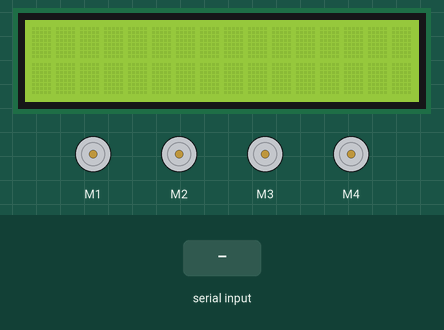
Recording of a sketch running on a simulated Arduino Uno, built with avr-gcc and run on an emulated ATmega328P. Parts: 16×2 character LCD, 4 × DC motor (green arrow = forward, orange = backward, longer = faster). The inputs (shaded band) are chosen by the test bench. What the sketch prints to the serial monitor is not drawn.

Above: at 1.2 s.
1.3 s: "*left#" received over Serial
At 3.7 s:
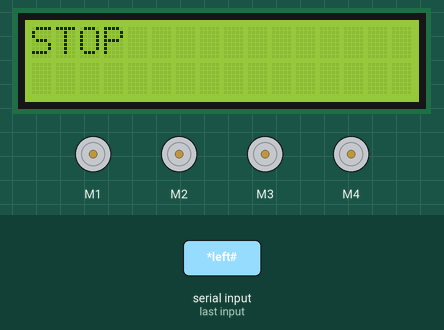
4.1 s: "*forward#" received over Serial
At 5.2 s:
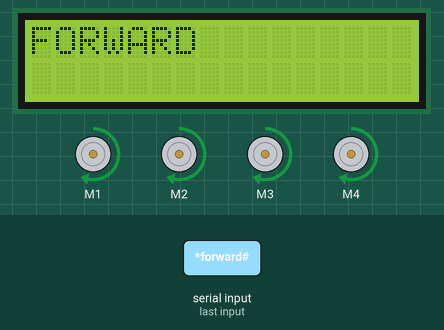
5.6 s: "*back#" received over Serial
At 6.2 s:
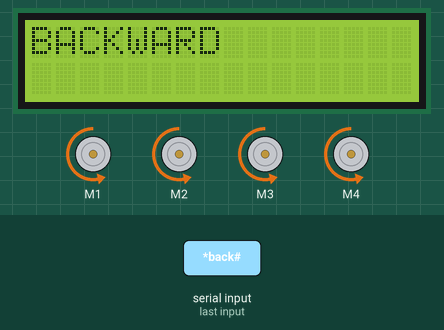
7.2 s: "*right#" received over Serial
At 8.0 s:
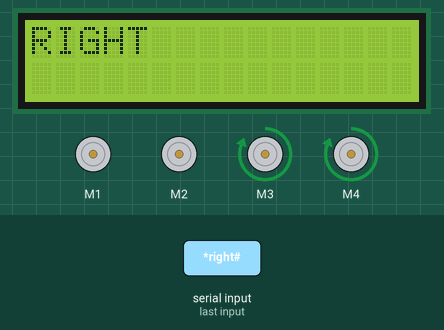
Timing chart, 0 to 10.2 s (numbered marks = the images above; inputs shaded):
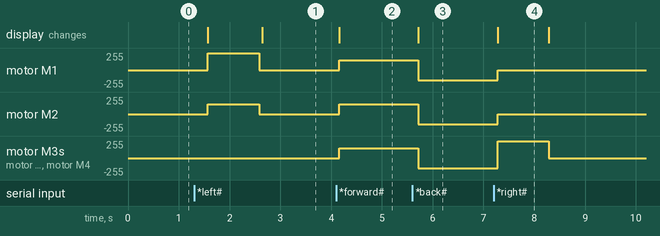

The sketch:

FINAL_PROJECT_VOICE_CONTROL.ino
```cpp
#include <Wire.h>
#include <LiquidCrystal_I2C.h>

LiquidCrystal_I2C lcd(0x27, 16, 2);
#include<AFMotor.h>

AF_DCMotor motor1(1, MOTOR12_1KHZ);
AF_DCMotor motor2(2, MOTOR12_1KHZ);
AF_DCMotor motor3(3, MOTOR12_1KHZ);
AF_DCMotor motor4(4, MOTOR12_1KHZ);

int tx = 1;
int rx = 0;

char inSerial[15];
char command;

void setup()
{
  Serial.begin(9600); //Set the baud rate to your Bluetooth module.
  lcd.init();
  //lcd.begin(16, 2); // Initialize the LCD with 16 columns and 2 rows
  lcd.backlight(); // Turn on the backlight
}

void loop() {

  int i = 0;
  int m = 0
   ;
  delay(500);
  if (Serial.available() > 0) {
    while (Serial.available() > 0) {
      inSerial[i] = Serial.read();
      i++;
    }
    inSerial[i] = '\0';
    Check_Protocol(inSerial);
  }
}

void Check_Protocol(char inStr[]) {
  int i = 0;
  int m = 0;
  Serial.println(inStr);

  if (!strcmp(inStr, "*forward#")) {
    forward();
    delay(50);

    for (m = 0; m < 11; m++) {
      inStr[m] = 0;
    }
    i = 0;
  }

  if (!strcmp(inStr, "*back#")) {
    back();
    delay(50);

    for (m = 0; m < 11; m++) {
      inStr[m] = 0;
    }
    i = 0;
  }

  if (!strcmp(inStr, "*left#")) {
    left();
    delay(1000);

    for (m = 0; m < 11; m++) {
      inStr[m] = 0;
      Stop();
    }
    i = 0;
  }
  if (!strcmp(inStr, "*right#")) {
    right();
    delay(1000);
    Stop();

    for (m = 0; m < 11; m++) {
      inStr[m] = 0;
    }
    i = 0;
  }

  if (!strcmp(inStr, "*stop#")) {
    Stop();
    for (m = 0; m < 11; m++) {
      inStr[m] = 0;
    }
    i = 0;
  }

  else {
    for (m = 0; m < 11; m++) {
      inStr[m] = 0;
    }
    i = 0;

  }
}

void forward()
{
  lcd.clear();
  motor1.setSpeed(150);
  motor1.run(FORWARD);
  motor2.setSpeed(150);
  motor2.run(FORWARD);
  motor3.setSpeed(150);
  motor3.run(FORWARD);
  motor4.setSpeed(150);
  motor4.run(FORWARD);
  lcd.print("FORWARD");

}

void back()
{
  lcd.clear();
  motor1.setSpeed(150);
  motor1.run(BACKWARD);
  motor2.setSpeed(150);
  motor2.run(BACKWARD);
  motor3.setSpeed(150);
  motor3.run(BACKWARD);
  motor4.setSpeed(150);
  motor4.run(BACKWARD);
  lcd.print("BACKWARD");
}

void left()
{
  lcd.clear();
  motor1.setSpeed(255);
  motor1.run(FORWARD);
  motor2.setSpeed(150);
  motor2.run(FORWARD);
  motor3.setSpeed(0);
  motor3.run(RELEASE);
  motor4.setSpeed(0);
  motor4.run(RELEASE);
  lcd.print("LEFT");
}

void right()
{
  lcd.clear();
  motor1.setSpeed(0);
  motor1.run(RELEASE);
  motor2.setSpeed(0);
  motor2.run(RELEASE);
  motor3.setSpeed(255);
  motor3.run(FORWARD);
  motor4.setSpeed(255);
  motor4.run(FORWARD);
  lcd.print("RIGHT");
}

void Stop()
{
  lcd.clear();
  motor1.setSpeed(0);
  motor1.run(RELEASE);
  motor2.setSpeed(0);
  motor2.run(RELEASE);
  motor3.setSpeed(0);
  motor3.run(RELEASE);
  motor4.setSpeed(0);
  motor4.run(RELEASE);
  lcd.print("STOP");
}
```

Measured:
- after the input at 1.3 s, motor M1: stopped → forward 255/255 after 0.27 s, → stopped 1.0 s later; motor M2: stopped → forward 150/255 after 0.27 s, → stopped 1.0 s later; the display: first changes after 0.27 s (image 1 shows a later state)
- after the input at 4.1 s, motor M1–4: stopped → forward 150/255 after 0.06 s; the display: changes after 0.06 s (image 2)
- after the input at 5.6 s, motor M1–4: forward 150/255 → backward 150/255 after 0.12 s; the display: changes after 0.12 s (image 3)
- after the input at 7.2 s, motor M1, motor M2: backward 150/255 → stopped after 0.08 s; motor M3, motor M4: backward 150/255 → forward 255/255 after 0.08 s, → stopped 1.0 s later; the display: changes after 0.08 s (image 4)
- what the display in image 4 shows lasts 1.0 s, from 7.3 s to 8.3 s
